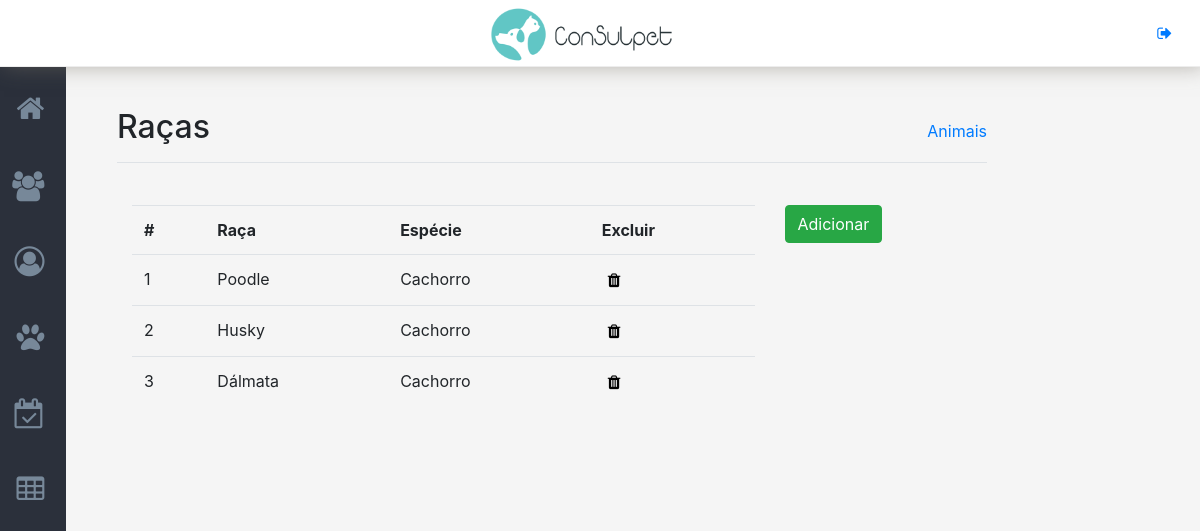
The app's page /racas (signed in), older data.
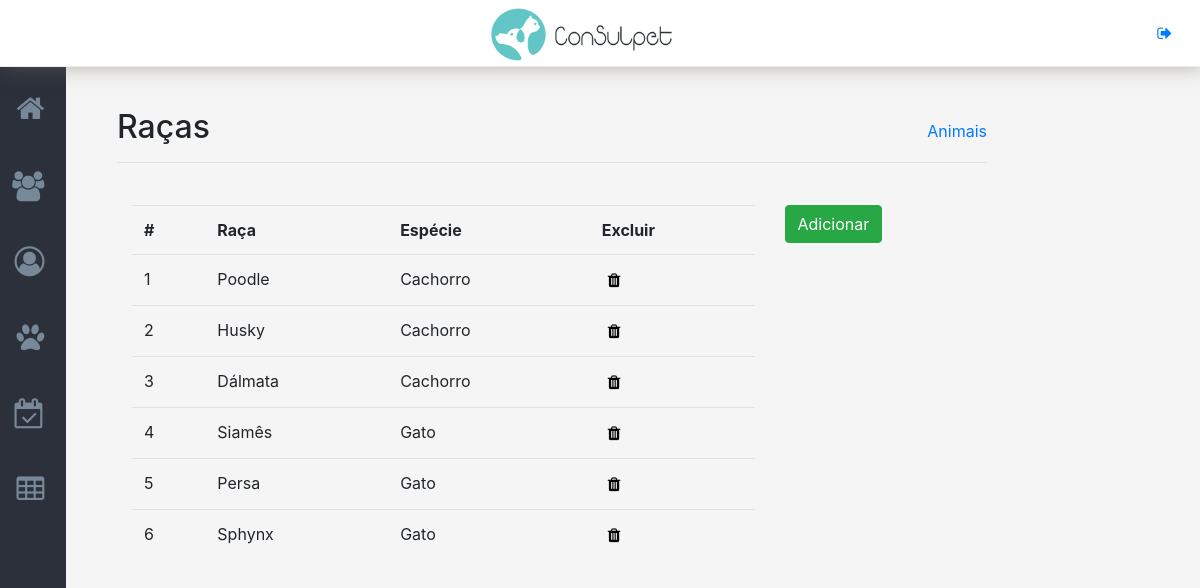
The same page, newer data.
### tables this page shows
CREATE TABLE `rac_raca` (
  `rac_id_raca` int(11) NOT NULL,
  `rac_ds_raca` varchar(45) NOT NULL,
  `rac_id_tipo` int(11) NOT NULL,
  `rac_st_raca` varchar(1) NOT NULL DEFAULT '1'
);

CREATE TABLE `tpa_tipo_animal` (
  `tpa_id_tipo` int(11) NOT NULL,
  `tpa_ds_tipo` varchar(50) NOT NULL,
  `tpa_st_tipo` int(1) NOT NULL
);

### _controller/config.php (called while the page is built, shortened)
<?php
include_once 'db_connection.php';
$url_absoluta = "http://" . $_SERVER["SERVER_NAME"].'/consulpet';
?>

### _controller/db_connection.php (called while the page is built)
<?php
function connect(){
    $host ="localhost";
    $user="root";
    $password ="123456";
    $bd = "consulpet";
    $con = new mysqli($host,$user,$password,$bd) or die("Erro ao conectar com o banco");
    return $con;
}

### pages/racas.php (the view, shortened to what this page needs)
<main role="main" class="col-md-9 pt-3">
    <div class="d-flex justify-content-between flex-wrap flex-md-nowrap align-items-center pb-2 mb-3 border-bottom">
        <h1 class="h2">Raças</h1><span><a href="animais">Animais</a></span>
    </div>
    <div class='container' style='padding-top: 3%;'>
        <div class='row'>
            <div class='col-md-9'>
                <table class='table table-hover'>
                    <tr>
                        <th scope="col">#</th>
                        <th scope="col">Raça</th>
                        <th scope="col">Espécie</th>
                        <th scope="col">Excluir</th>
                    </tr>
                    <?php
                    $query_raca = "SELECT rac_id_raca,
                                          rac_ds_raca,
                                          rac_st_raca,
                                          tpa_ds_tipo
                                   FROM rac_raca
                                   INNER JOIN tpa_tipo_animal on rac_id_tipo = tpa_id_tipo
                                   WHERE rac_st_raca = 1";
                    if($res = mysqli_query(connect(),$query_raca)){
                        while($dados = mysqli_fetch_array($res)){
                                $id_raca  = $dados['rac_id_raca'];
                                $raca     = $dados['rac_ds_raca'];
                                $especie  = $dados['tpa_ds_tipo'];
                      echo"<tr >
                                <td class='rac_id' id='$id_raca'>$id_raca</td>
                                <td class='rac_id' id='$id_raca'>$raca</td>
                                <td class='rac_id' id='$id_raca'>$especie</td>
                                <td><button class='delete_raca btn-link' id='$id_raca'><i class='fa fa-trash' aria-hidden='true'></i></button></td>
                           </tr>";
                        }
                    }
                    ?>
                </table>
            </div>
            <div class='col-md-2' style="padding-bottom: 30px">
                <div style="padding-bottom: 30px">
                    <button id='nova_raca' type='button' class='btn btn-success'>
                        Adicionar
                    </button>
                </div>
            </div>
        </div>
    </div>
</main>
</div>
</div>

### index.php (shortened to what this page needs)
<?php
include '_controller/config.php';
if(isset($_SESSION["id"])){
    $url = ltrim( parse_url( $_SERVER['REQUEST_URI'] , PHP_URL_PATH ) , '/' );
    $rotas = explode( '/' , $url );
    include_once 'componentes/topo.php';
    $rota = 'pages/'.$rotas[1].'.php';
    include_once $rota;
    include_once 'componentes/rodape.php';
}else{
        include_once 'pages/login.php';
}

### componentes/topo.php (shortened to what this page needs)
<?php
include_once '../_controller/config.php';
?>
<!DOCTYPE html>
<html lang="PT-BR">
<head>
    <link href="font-awesome/css/font-awesome.min.css" rel="stylesheet">
    <link href="css/bootstrap/bootstrap.min.css" rel="stylesheet">
    <link href="css/estilo.css" rel="stylesheet">
    <link href="css/resposividade.css" rel="stylesheet">
    <link href='js/fullcalendar/fullcalendar.min.css' rel='stylesheet' />
    <link href='js/fullcalendar/fullcalendar.print.min.css' rel='stylesheet' media='print' />
</head>
<body>
<nav class="navbar navbar-expand-lg fixed-top navbar-light">
    <div class="logo">
        <a class="navbar-brand" href="home">
            <img id="logo" src="<?=$url_absoluta?>/img/logo.png">
        </a>
    </div>
    <button class="btn btn-link" type="button" id="logout">
       <a href="_controller/logout.php"><i class="fa fa-sign-out" aria-hidden="true"></i></a>
    </button>
</nav>
<div class="container-fluid" id="containerBody">
    <div class="row">
        <?php if($url !== 'home'){ include_once 'menu.php';} ?>

### componentes/menu.php (shortened to what this page needs)
<nav class="col-md-2 d-none sidebar fechado" id="sidebar">
    <div class="sidebar-header">
        <h3 class="title">Menu</h3>
    </div>
    <div class="sidebar-sticky">
        <ul class="nav flex-column">
            <li class="nav-item list-group-item">
                <div class="row">
                    <div class="col-md-12">
                        <a class="nav-link link-full active" href="home"><span>Home</span></a>
                        <i class="fa fa-home menu-icon" aria-hidden="true"></i>
                    </div>
                </div>
            </li>
            <li class="nav-item list-group-item">
                <div class="row">
                    <div class="col-md-12">
                        <a class="nav-link link-full" href="usuarios"><span>Usuários</span></a>
                        <i class="fa fa-users  menu-icon" aria-hidden="true"></i>
                    </div>
                </div>
            </li>
            <li class="nav-item list-group-item">
                <div class="row">
                    <div class="col-md-12">
                        <a class="nav-link link-full" href="clientes"><span>Clientes </span></a>
                        <i class="fa fa-user-circle-o  menu-icon" aria-hidden="true"></i>
                    </div>
                </div>
            </li>
            <li class="nav-item list-group-item">
                <div class="row">
                    <div class="col-md-12">
                        <a class="nav-link link-full" href="animais"><span>Animais</span></a>
                        <i class="fa fa-paw  menu-icon" aria-hidden="true"></i>
                    </div>
                </div>
            </li>
            <li class="nav-item list-group-item">
                <div class="row">
                    <div class="col-md-12">
                        <a class="nav-link link-full" href="agenda"><span>Agenda</span></a>
                        <i class="fa fa-calendar-check-o  menu-icon" aria-hidden="true"></i>
                    </div>
                </div>
            </li>
            <li class="nav-item list-group-item">
                <div class="row">
                    <div class="col-md-12">
                        <a class="nav-link link-full" href="tabelas"><span>Tabelas</span></a>
                        <i class="fa fa-table  menu-icon" aria-hidden="true"></i>
                    </div>
                </div>
            </li>
        </ul>
    </div>
</nav>

### componentes/rodape.php (shortened to what this page needs)
</body>
</html>

### css/estilo.css (style rules this page uses)
.logo { width: 200px; height: 50px; margin: 0 auto; }
.logo img { width: 100%; height: 100%; margin-top: -20px; }
.title { color: white; text-align: center; }
body { background-color: #f5f5f5; }
.pt-3, .py-3 { padding-top: 3rem!important; }
.navbar { background-color: white; border-bottom: 1px solid rgba(230,230,230,.7); -webkit-box-shadow: 4px 0px 20px 0px rgba(120, 114, 101, 0.5); box-shadow: 4px 0px 20px 0px rgba(120, 114, 101, 0.5); }
.navbar-brand { margin: 0 auto; color: #000!important; }
.sidebar { display: block!important; width: 280px; left: -184px; transition: 1s; background-color: #2b303b; z-index: 1000; position: fixed; bottom: 0; top: 0; right: auto; overflow: hidden; min-width: 250px; max-width: 250px; }
#containerBody { margin-top: 5%; }
.menu-icon { font-size: 30px; color: lightslategray; float: right; margin-right: 3%; margin-top: -15%; transition:0.3s; }
.nav-link { padding: 0; display: inline; border-bottom: 1px; }
.btn-link { color: black; border: 0; }
main { margin-left: 8.5%; }
.list-group-item { background-color:transparent; border: none; padding: 0.75rem 0 0.75rem 0; }
.link-full { width: 107%!important; display: block; position: relative; left: 0; top: 0; z-index: 100; color: white; height: 32px; }
.sidebar-header { padding: 20px; }
td { cursor: pointer; }
td:last-of-type { cursor: auto; }
td button .fa-trash { transition:0.5s; }

Row changes from the older to the newer data that the page shows:
added rac_raca: rac_id_raca "4", rac_ds_raca "Siamês", tpa_tipo_animal.tpa_ds_tipo "Gato"
added rac_raca: rac_id_raca "5", rac_ds_raca "Persa", tpa_tipo_animal.tpa_ds_tipo "Gato"
added rac_raca: rac_id_raca "6", rac_ds_raca "Sphynx", tpa_tipo_animal.tpa_ds_tipo "Gato"
